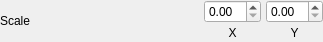
<?xml version="1.0" encoding="UTF-8"?>
<ui version="4.0">
 <class>InspectorScale</class>
 <widget class="QWidget" name="InspectorScale">
  <property name="geometry">
   <rect>
    <x>0</x>
    <y>0</y>
    <width>323</width>
    <height>42</height>
   </rect>
  </property>
  <property name="windowTitle">
   <string>Form</string>
  </property>
  <layout class="QHBoxLayout" name="horizontalLayout">
   <property name="spacing">
    <number>5</number>
   </property>
   <property name="leftMargin">
    <number>0</number>
   </property>
   <property name="topMargin">
    <number>0</number>
   </property>
   <property name="rightMargin">
    <number>0</number>
   </property>
   <property name="bottomMargin">
    <number>0</number>
   </property>
   <item>
    <widget class="QLabel" name="label">
     <property name="text">
      <string>Scale</string>
     </property>
    </widget>
   </item>
   <item>
    <spacer name="horizontalSpacer">
     <property name="orientation">
      <enum>Qt::Horizontal</enum>
     </property>
     <property name="sizeHint" stdset="0">
      <size>
       <width>40</width>
       <height>20</height>
      </size>
     </property>
    </spacer>
   </item>
   <item>
    <layout class="QVBoxLayout" name="verticalLayout_2">
     <property name="spacing">
      <number>0</number>
     </property>
     <item>
      <widget class="QDoubleSpinBox" name="scaleXInput"/>
     </item>
     <item>
      <widget class="QLabel" name="label_2">
       <property name="text">
        <string>X</string>
       </property>
       <property name="alignment">
        <set>Qt::AlignCenter</set>
       </property>
      </widget>
     </item>
    </layout>
   </item>
   <item>
    <layout class="QVBoxLayout" name="verticalLayout">
     <property name="spacing">
      <number>0</number>
     </property>
     <item>
      <widget class="QDoubleSpinBox" name="scaleYInput"/>
     </item>
     <item>
      <widget class="QLabel" name="label_3">
       <property name="enabled">
        <bool>true</bool>
       </property>
       <property name="text">
        <string>Y</string>
       </property>
       <property name="alignment">
        <set>Qt::AlignCenter</set>
       </property>
      </widget>
     </item>
    </layout>
   </item>
  </layout>
 </widget>
 <resources/>
 <connections/>
</ui>
